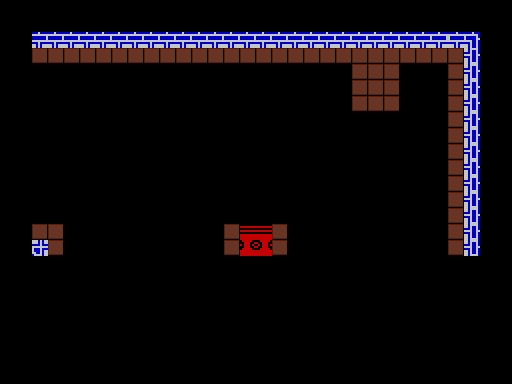

Tiled map render using the project's own tile images. Description and the map definition, with tile-layer contents summarised, below:
An orthogonal 32x24 tile map with 16x16 px tiles, 2 tile layers (Tiles, Collision), 3 tilesets and 4 objects (2x portal, launch_target, hole).

<map version="1.0" orientation="orthogonal" width="32" height="24" tilewidth="16" tileheight="16">
 <properties>
  <property name="background_color" value="#000000" />
 </properties>
 <tileset firstgid="1" name="tiles" tilewidth="16" tileheight="16">
  <image source="../images/tiles.gif" width="192" height="160" />
 </tileset>
 <tileset firstgid="121" name="metatiles" tilewidth="16" tileheight="16">
  <image source="../images/metatiles.png" width="48" height="16" />
  <tile id="0">
   <properties>
    <property name="type" value="solid" />
   </properties>
  </tile>
  <tile id="1">
   <properties>
    <property name="type" value="lslope" />
   </properties>
  </tile>
  <tile id="2">
   <properties>
    <property name="type" value="rslope" />
   </properties>
  </tile>
 </tileset>
 <tileset firstgid="124" name="tiles2" tilewidth="16" tileheight="16">
  <image source="../images/tiles2.gif" width="400" height="256" />
 </tileset>
 <objectgroup name="Entities2" width="32" height="24" />
 <layer name="Tiles" width="32" height="24">
  <data>[768 cells, 101 non-empty, 25 distinct tile ids]</data>
 </layer>
 <layer name="Collision" width="32" height="24">
  <data>[768 cells, 55 non-empty, 1 distinct tile ids]</data>
 </layer>
 <objectgroup color="#0ca104" name="Entities" width="32" height="24">
  <object name="portal" x="64" y="256" width="384" height="32">
   <properties>
    <property name="to" value="scr066" />
   </properties>
  </object>
  <object name="portal" x="0" y="64" width="32" height="160">
   <properties>
    <property name="to" value="scr064" />
   </properties>
  </object>
  <object name="launch_target" x="32" y="192" width="32" height="32" />
  <object name="hole" x="240" y="192" width="32" height="32" />
 </objectgroup>
</map>
